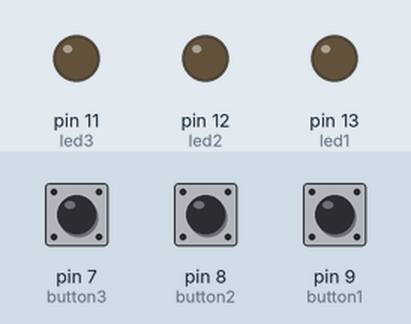
Recording of a sketch running on a simulated Arduino Uno, built with avr-gcc and run on an emulated ATmega328P. Shown: output pins drawn as LEDs (lit = HIGH). Dashed ring = blinking. The test bench sets the inputs (shaded band); at power-on: pin 7 (button3) HIGH, pin 8 (button2) HIGH, pin 9 (button1) HIGH. Random numbers use the default seed unless the sketch sets one.

Above: at 1.5 s.
1.6 s: pin 7 (button3) pulled LOW for 0.15 s
At 2.0 s:
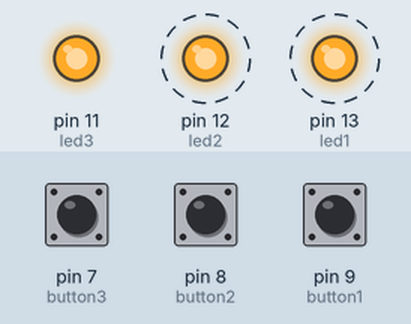
4.7 s: pin 8 (button2) pulled LOW for 3.2 s
At 6.6 s:
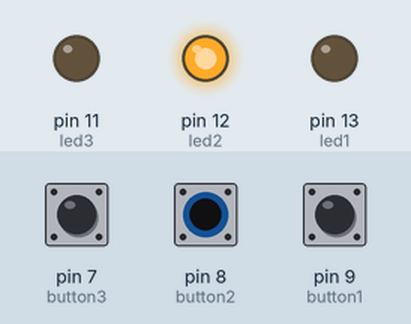
9.4 s: pin 9 (button1) pulled LOW for 3.2 s
At 13.5 s:
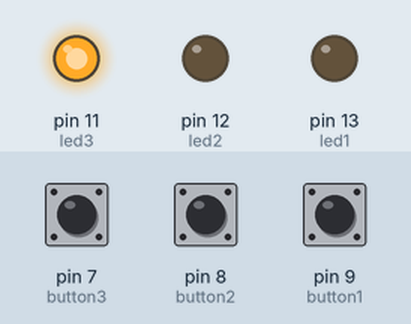
14.1 s: pin 9 (button1) pulled LOW for 3.2 s
At 18.1 s:
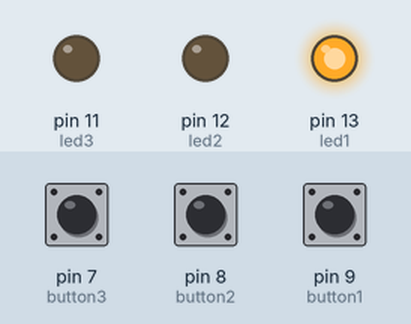
19.3 s: pin 7 (button3) pulled LOW for 1 s
At 19.7 s:
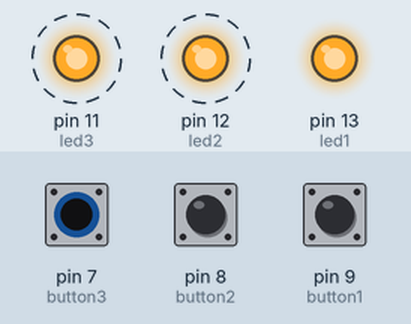
22.3 s: pin 7 (button3) pulled LOW for 3.2 s
At 22.7 s:
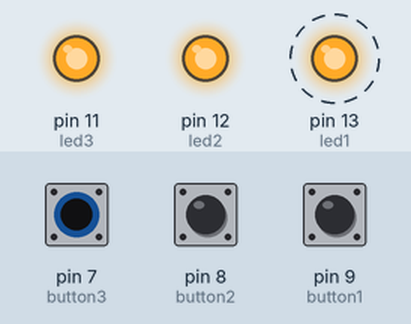
Timing chart, 0 to 27.5 s (numbered marks = the images above; inputs shaded):
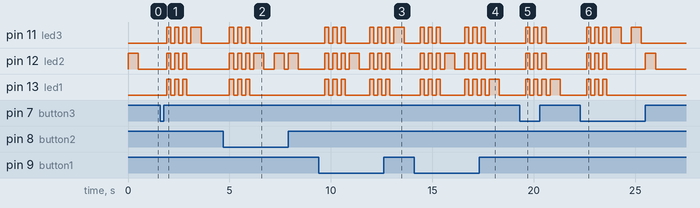

The sketch:

memory_game.ino
```cpp
#define led1 13
#define led2 12
#define led3 11

#define button1 9
#define button2 8
#define button3 7

int livello = 0;
bool risultato = true;
int gioco[8];
int risposta[8];

void setup() {
  pinMode(led1, OUTPUT);
  pinMode(led2, OUTPUT);
  pinMode(led3, OUTPUT);

  pinMode(button1, INPUT_PULLUP);
  pinMode(button2, INPUT_PULLUP);
  pinMode(button3, INPUT_PULLUP);

  Serial.begin(9600);
}

void loop() {
  risultato = true;
  livello = 0;
  for (int n = 0; n < 8; n++) {
    gioco[n] = random(0, 3);
    risposta[n] = 3;
  }

  do {
    for (int i = 0; i <= livello; i++) {
      accendi(gioco[i]);
      delay(200);
    }

    prova();

    if (risultato)
      livello++;
  } while ((risultato) && (livello < 8));

  if (livello == 8) {
    for (int i = 0; i < 3; i++) {
      digitalWrite(led1, HIGH);
      digitalWrite(led2, LOW);
      digitalWrite(led3, LOW);
      delay(100);
      digitalWrite(led1, LOW);
      digitalWrite(led2, HIGH);
      digitalWrite(led3, LOW);
      delay(100);
      digitalWrite(led1, LOW);
      digitalWrite(led2, LOW);
      digitalWrite(led3, HIGH);
      delay(100);
      digitalWrite(led1, HIGH);
      digitalWrite(led2, HIGH);
      digitalWrite(led3, HIGH);
      delay(100);
      digitalWrite(led1, HIGH);
      digitalWrite(led2, LOW);
      digitalWrite(led3, LOW);
      delay(100);
      digitalWrite(led1, LOW);
      digitalWrite(led2, HIGH);
      digitalWrite(led3, LOW);
      delay(100);
      digitalWrite(led1, LOW);
      digitalWrite(led2, LOW);
      digitalWrite(led3, HIGH);
      delay(100);
      digitalWrite(led1, HIGH);
      digitalWrite(led2, HIGH);
      digitalWrite(led3, HIGH);
      delay(100);
      digitalWrite(led1, HIGH);
      digitalWrite(led2, LOW);
      digitalWrite(led3, LOW);
      delay(100);
      digitalWrite(led1, LOW);
      digitalWrite(led2, HIGH);
      digitalWrite(led3, LOW);
      delay(100);
      digitalWrite(led1, LOW);
      digitalWrite(led2, LOW);
      digitalWrite(led3, HIGH);
      delay(100);
      digitalWrite(led1, HIGH);
      digitalWrite(led2, HIGH);
      digitalWrite(led3, HIGH);
      delay(100);


    }
  } else {
    for (int i = 0; i < 3; i++) {
      digitalWrite(led1, HIGH);
      digitalWrite(led2, HIGH);
      digitalWrite(led3, HIGH);
      delay(200);
      digitalWrite(led1, LOW);
      digitalWrite(led2, LOW);
      digitalWrite(led3, LOW);
      delay(200);
    }
  }
}

void accendi(int val) {
  if (val == 0) {
    digitalWrite(led1, HIGH);
    delay(500);
    digitalWrite(led1, LOW);
  } else if (val == 1) {
    digitalWrite(led2, HIGH);
    delay(500);
    digitalWrite(led2, LOW);
  } else if (val == 2) {
    digitalWrite(led3, HIGH);
    delay(500);
    digitalWrite(led3, LOW);
  }
}

void prova() {
  int s = 0;
  do {
    Serial.println();
    if (digitalRead(button1) == 0) {
      risposta[s] = 0;
      delay(300);
      if (risposta[s] != gioco[s])
        risultato = false;
      s++;
    }
    if (digitalRead(button2) == 0) {
      risposta[s] = 1;
      delay(300);
      if (risposta[s] != gioco[s])
        risultato = false;
      s++;
    }
    if (digitalRead(button3) == 0) {
      risposta[s] = 2;
      delay(300);
      if (risposta[s] != gioco[s])
        risultato = false;
      s++;
    }
  } while ((risposta[livello] == 3) && (risultato));

  for (int i = 0; i < 8; i++) {
    risposta[i] = 3;
  }
}
```

Measured:
- after the input at 1.6 s, pin 11 (led3): goes 3 × (HIGH 0.20 s, LOW 0.20 s), HIGH 0.50 s, then LOW, starting after 0.30 s; pin 12 (led2), pin 13 (led1): alternates HIGH for 0.20 s and LOW for 0.20 s, 6 changes in all, then stays LOW, starting after 0.30 s
- after the input at 4.7 s, pin 11 (led3), pin 13 (led1): alternates HIGH for 0.20 s and LOW for 0.20 s, 6 changes in all, then stays LOW, starting after 0.30 s; pin 12 (led2): goes 3 × (HIGH 0.20 s, LOW 0.20 s), HIGH 0.50 s, LOW 0.50 s, HIGH 0.50 s, LOW 0.20 s, HIGH 0.50 s, then LOW, starting after 0.30 s
- after the input at 9.4 s, pin 11 (led3): LOW → HIGH after 0.30 s, → LOW 0.20 s later, → HIGH 0.20 s later, → LOW 0.20 s later, … (14 changes in this stretch); pin 12 (led2): LOW → HIGH after 0.30 s, → LOW 0.20 s later, → HIGH 0.20 s later, → LOW 0.20 s later, … (14 changes in this stretch)
- after the input at 14.1 s, pin 11 (led3): LOW → HIGH after 0.30 s, → LOW 0.20 s later, → HIGH 0.20 s later, → LOW 0.20 s later, … (12 changes in this stretch); pin 12 (led2): LOW → HIGH after 0.30 s, → LOW 0.20 s later, → HIGH 0.20 s later, → LOW 0.20 s later, … (14 changes in this stretch)
- after the input at 19.3 s, pin 11 (led3), pin 12 (led2): alternates HIGH for 0.20 s and LOW for 0.20 s, 6 changes in all, then stays LOW, starting after 0.30 s; pin 13 (led1): goes 3 × (HIGH 0.20 s, LOW 0.20 s), HIGH 0.50 s, then LOW, starting after 0.30 s
- after the input at 22.3 s, pin 11 (led3): goes 3 × (HIGH 0.20 s, LOW 0.20 s), HIGH 0.50 s, LOW 0.50 s, HIGH 0.50 s, then LOW, starting after 0.30 s; pin 12 (led2): LOW → HIGH after 0.30 s, → LOW 0.20 s later, → HIGH 0.20 s later, → LOW 0.20 s later, … (8 changes in this stretch)
